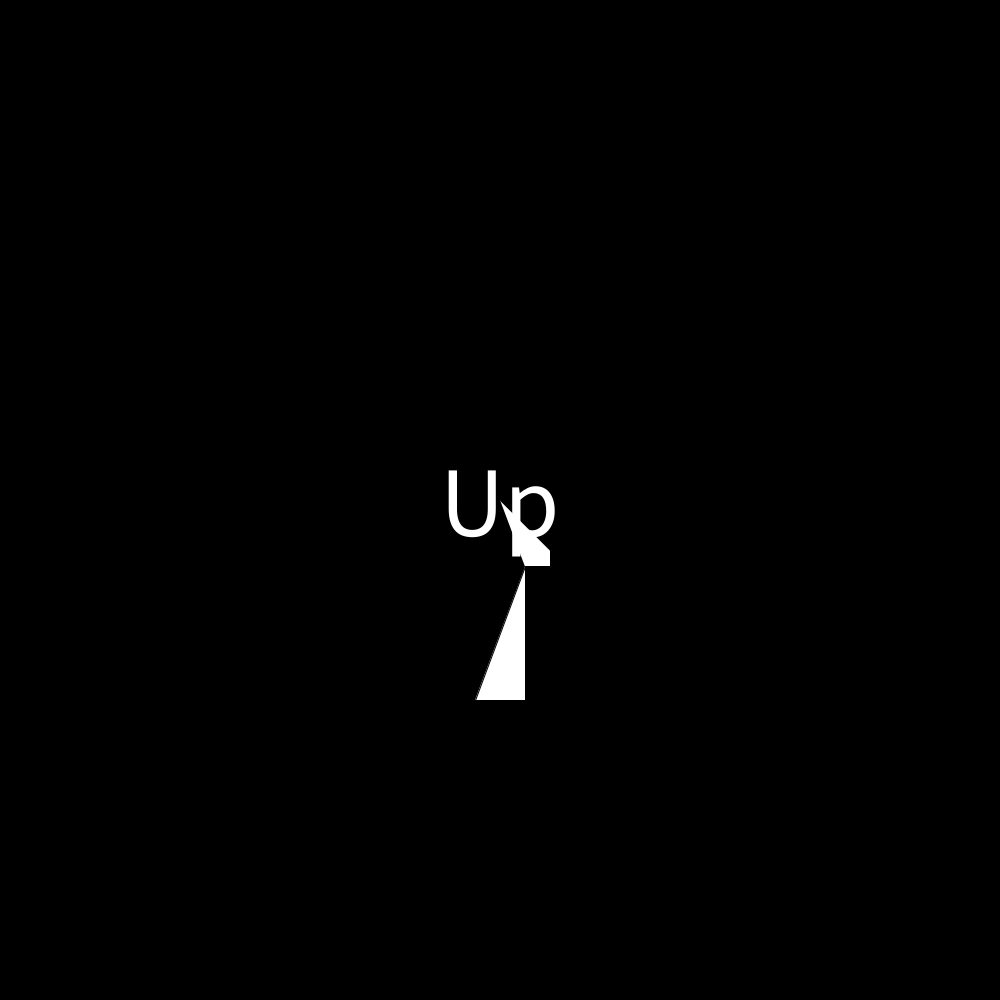
Frame 1 (no input)
Frame 60 (the mouse pressed at the canvas centre just before this capture): identical to frame 1, image omitted
Frame 120 (the mouse held since frame 60 and released just before this capture): identical to frame 1, image omitted

The Processing sketch that drew this single still picture (run headless with seeded random() and noise(); from frame 60 on, the mouse is pressed at the canvas centre):

// Processing sketch: Direction_Game
// ── Direction_Game.pde
int lastKey;
boolean keyMatch;
PVector arrowSize = new PVector(100., 200.);
String[] directionStrings = {"Up", "Down", "Left", "Right"};
int[] directions = new int[1];

int UP = 0;
int DOWN = 1;
int LEFT = 2;
int RIGHT = 3;

void setup () {
  size(1000, 1000);
  random(3);
  lastKey = -1;
  keyMatch = false;
}

void draw() {
  background(0);
  drawArrow(100);
  checkDirection();
  if (keyMatch == true) {
    setDirection();
  }

  textSize(100);
  textAlign(CENTER, CENTER);
  text(directionStrings[getDirection()], 500, 500);
}

void keyPressed() {
  switch(key) {
    case('w'):
      lastKey = 0;
      break;
    case('s'):
      lastKey = 1;
      break;
    case('a'):
      lastKey = 2;
      break;
    case('d'):
      lastKey = 3;
      break;
  }
}

void setDirection() {
  directions = append(directions, floor(random(4)));
  println(directions);
  
}

void drawArrow(int angle) {
  PVector origin = new PVector(width / 2, height / 2);
  beginShape();
    vertex(origin.x, origin.y);
    vertex(origin.x + arrowSize.x / 2, origin.y + arrowSize.y / 4);
    vertex(origin.x + arrowSize.x / 2, origin.y + arrowSize.y / 3);
    vertex(origin.x + arrowSize.x / 4, origin.y + arrowSize.y / 3);
    vertex(origin.x + arrowSize.x / 4, origin.y + arrowSize.y);
    vertex(origin.x - arrowSize.x / 4, origin.y + arrowSize.y);
    vertex(origin.x + arrowSize.x / 4, origin.y + arrowSize.y / 3);    
  endShape();
}

int getDirection () {
  return(directions[directions.length - 1]);    
}

void checkDirection() {
  if (lastKey == getDirection()) {
    lastKey = -1;
    keyMatch = true;
  } else {
    keyMatch = false;
  }
}
